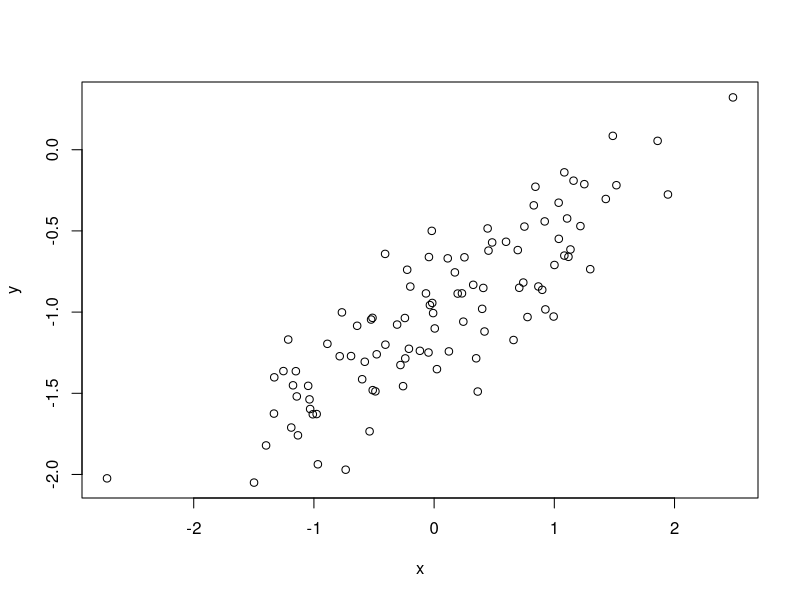
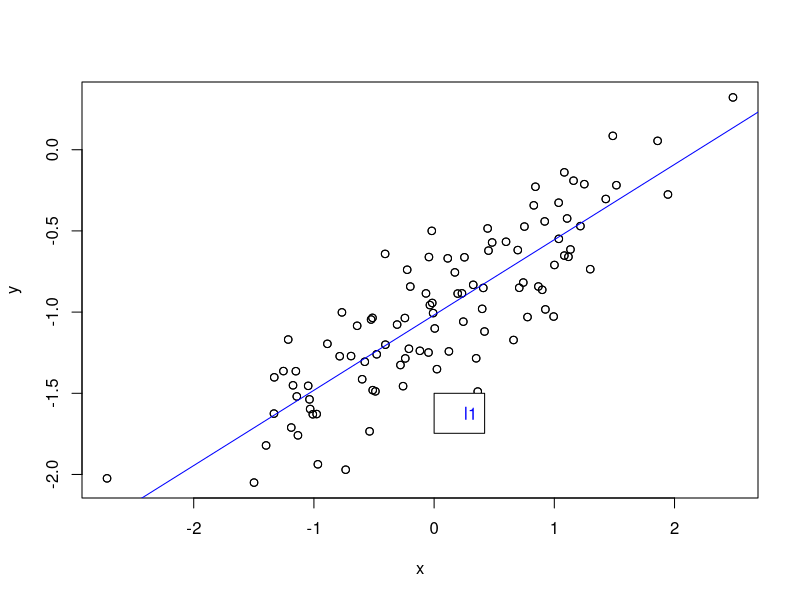
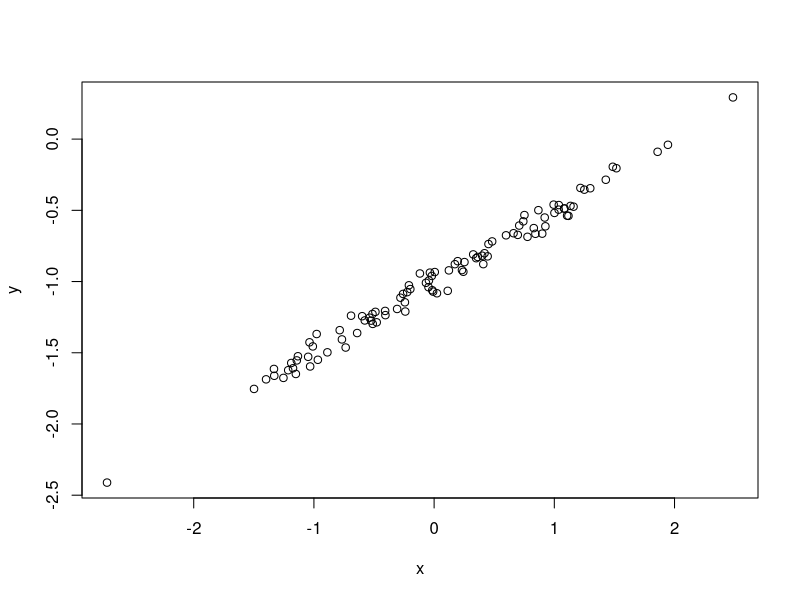
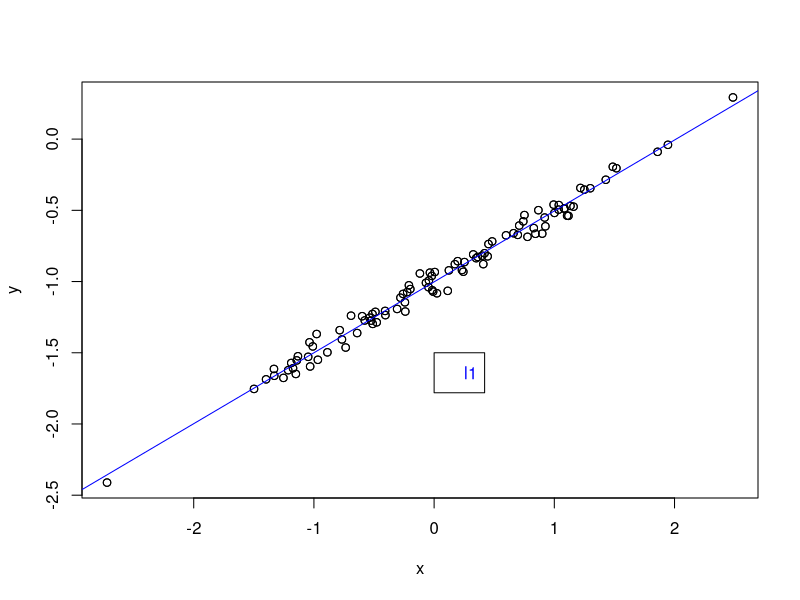
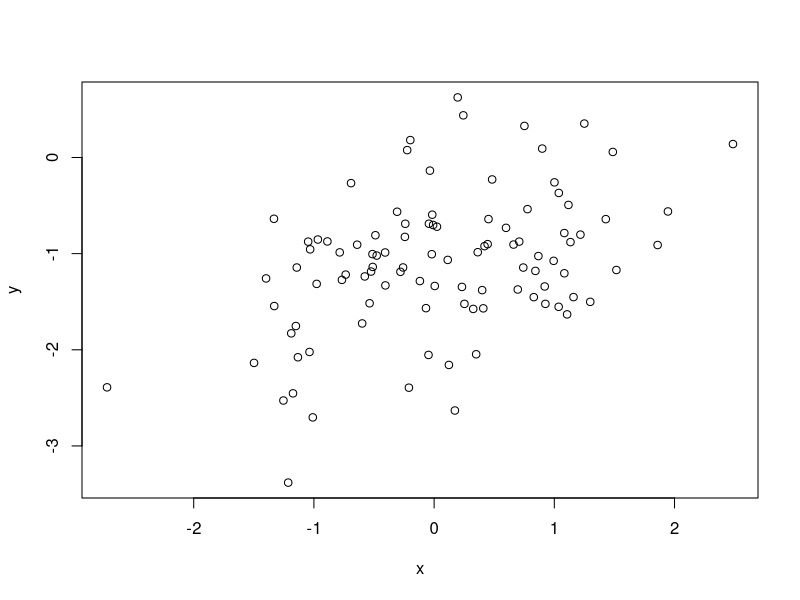
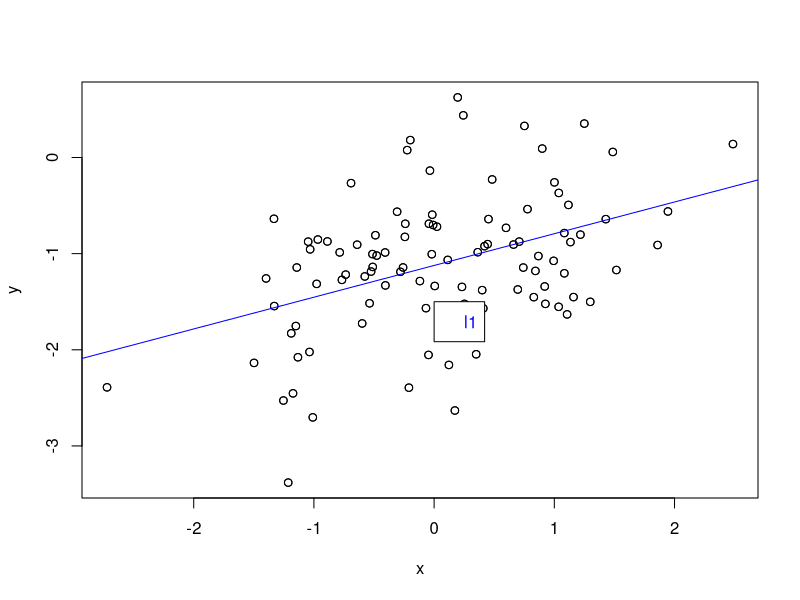

These figures' R source, in order:
#Ex 1
set.seed(1597)
n = 100
x = rnorm(n, 0, 1)
eps = rnorm(n, 0, 0.25)
y = -1 + 0.5*x + eps
length(y) #100
#b0 = -1; b1 = 0.5
plot(y ~ x)
l1 = lm(y ~ x)
summary(l1)
l1$coefficients  #-1.0177073   0.4636082 

plot(y~x)
points(y~x)
abline(l1, lwd = 1, col = "blue")
legend(x = 0, y = -1.5,"l1", text.col = "blue")
confint(l1)

#-------------------------------------

eps = rnorm(n, 0, 0.05)
y = -1 + 0.5*x + eps
length(y) #100
#b0 = -1; b1 = 0.5
plot(y ~ x)
l1 = lm(y ~ x)
summary(l1)
l1$coefficients  #-1.0177073   0.4636082 

plot(y~x)
points(y~x)
abline(l1, lwd = 1, col = "blue")
legend(x = 0, y = -1.5,"l1", text.col = "blue")
confint(l1)

#-----------------------
eps = rnorm(n, 0, 0.75)
y = -1 + 0.5*x + eps
length(y) #100
#b0 = -1; b1 = 0.5
plot(y ~ x)
l1 = lm(y ~ x)
summary(l1)
l1$coefficients  #-1.0177073   0.4636082 

plot(y~x)
points(y~x)
abline(l1, lwd = 1, col = "blue")
legend(x = 0, y = -1.5,"l1", text.col = "blue")
confint(l1)

#Ex 2